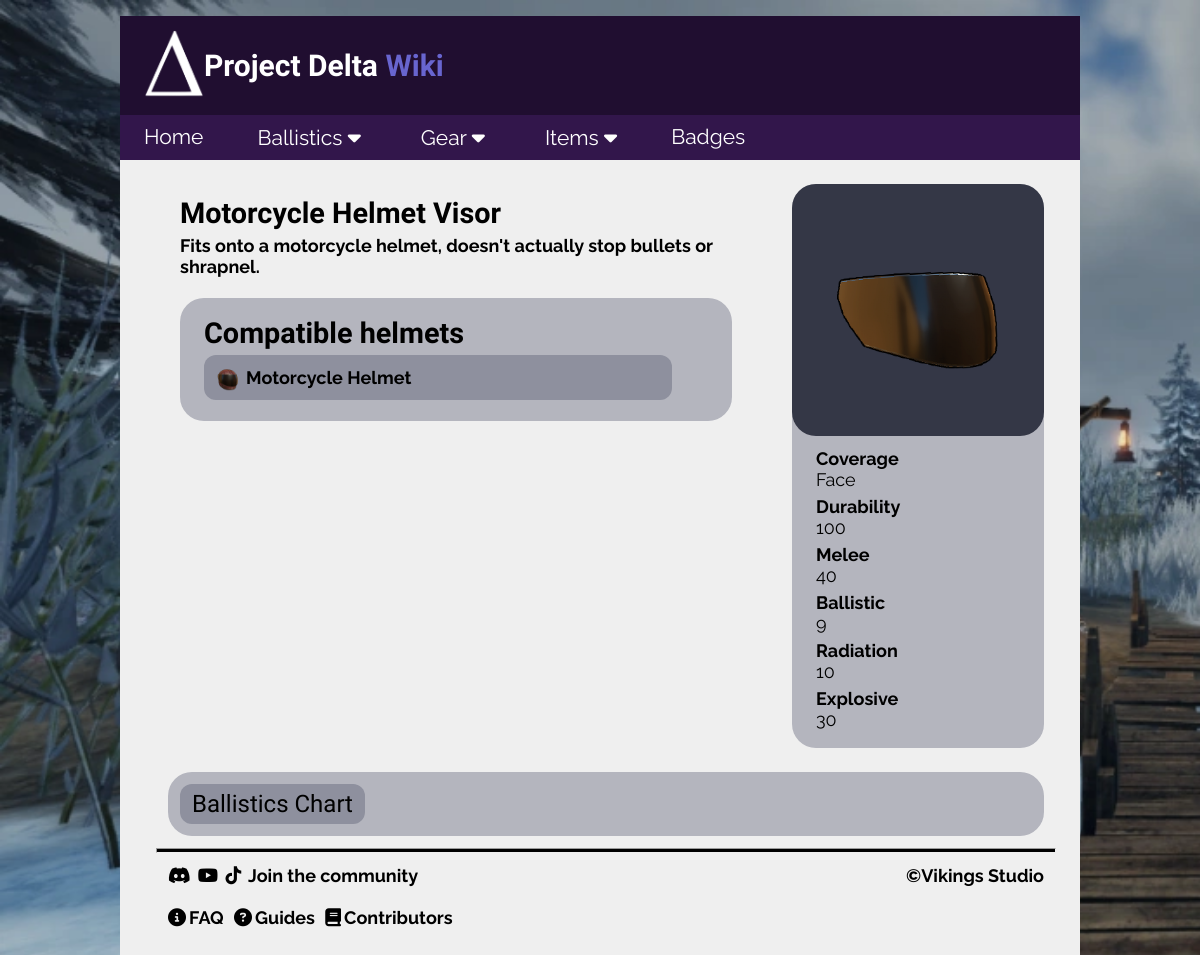
Page /visor/1 on the committed database.
### tables this page shows
CREATE TABLE visors (id INTEGER PRIMARY KEY, name TEXT, durability INTEGER, melee INTEGER, ballistic INTEGER, radiation INTEGER, explosive INTEGER, coverage TEXT, description TEXT, image TEXT, "sell value" INTEGER, "buy value" INTEGER);

CREATE TABLE helmets (id INTEGER PRIMARY KEY, name TEXT, durability INTEGER, melee INTEGER, ballistic INTEGER, radiation INTEGER, explosive INTEGER, mobility INTEGER, coverage TEXT, description TEXT, image TEXT, "sell value" INTEGER, "buy value" INTEGER);

### Flask/routes.py (the view)
@app.route("/visor/<int:id>")  # route for face shields/visors
def visor(id):
    ballistics = {}
    conn = sqlite3.connect('delta.db')
    cur = conn.cursor()
    cur.execute("SELECT * FROM visors WHERE visors.id = ?", (id,))
    results = cur.fetchone()
    index_range_handler(results)  # check for list index out of range error
    cur.execute("SELECT id, name, image FROM helmets "
                "WHERE id IN (SELECT helmet_id FROM helmet_attachments "
                "WHERE visor_id = ?)", (id,))
    attachments = cur.fetchall()
    cur = conn.cursor()
    cur.execute('SELECT damage, penetration, name, image, id FROM ammunition')
    ammunition = cur.fetchall()
    for ammo in range(len(ammunition)):
        if ammunition[ammo][1] < results[4]:
            ballistics[ammunition[ammo][2]] = (
                floor(2 * ammunition[ammo][0] * ammunition[ammo][1] / results[4]),
                ammunition[ammo][3],
                ceil(50 / floor(ammunition[ammo][0] * ammunition[ammo][1] / results[4])),
                ammunition[ammo][4])
        else:
            ballistics[ammunition[ammo][2]] = (
                int(2 * ammunition[ammo][0]),
                ammunition[ammo][3],
                ceil(50 / ammunition[ammo][0]),
                ammunition[ammo][4])
    conn.close()
    return render_template('detail/visor.html',
                           visor=results,
                           attachments=attachments,
                           ammunition=ammunition,
                           ballistics=ballistics,
                           title=results[1])

### Flask/routes.py (called while the page is built)
def index_range_handler(results):  # call for any dynamic route that uses ID
    if not results:
        abort(404)  # if index doesn't exist, abort(404) instead of crashing

### Flask/templates/detail/visor.html
{% extends "partials/layout.html" %}
{% block content %}
<div class="topic">
    <div>
        <h3>{{visor[1]}}</h3>
        <h5>{{visor[8]}}
            <br><br>
            <div class="link-list">
                <h3>Compatible helmets</h3>
                <h5>
                    {% for attachment in attachments %}
                    <div class="link-row">
                        <img src="/static/images/gear/helmets/{{attachment[2]}}" class="link-icon">
                        <a href="{{ url_for('helmet', id=attachment[0]) }}">
                            {{attachment[1]}}
                        </a>
                    </div>
                    {% endfor %}
                </h5>
            </div>
        </h5>
    </div>
        <div class="topic-box">
            <img src="/static/images/gear/visors/{{visor[9]}}" class="topic-icon">
            <h6 class="topic-row">Coverage <br> <span class="lighter">{{visor[7]}}</span></h6>
            <h6 class="topic-row">Durability <br> <span class="lighter">{{visor[2]}}</span></h6>
            <h6 class="topic-row">Melee <br> <span class="lighter">{{visor[3]}}</span></h6>
            <h6 class="topic-row">Ballistic <br> <span class="lighter">{{visor[4]}}</span></h6>
            <h6 class="topic-row">Radiation <br> <span class="lighter">{{visor[5]}}</span></h6>
            <h6 class="topic-row">Explosive <br> <span class="lighter">{{visor[6]}}</span></h6>
        </div>
</div>
{% include 'partials/armor_chart.html' %}
{% endblock %}

### Flask/static/css/style.css (style rules this page uses)
body { background-image: url("../images/background.png"); background-repeat: no-repeat; background-size: cover; background-attachment: fixed; margin: 0; font-family: "Raleway"; }
a { color: black; text-decoration: none; display: inline-block; transition-duration: 0.3s; }
.lighter { font-weight: lighter; }
h3 { color: black; font-size: 2.4vw; margin-top: 1vw; margin-left: 2vw; font-family: 'Bungee'; }
h5 { display: block; color: black; font-size: 1.5vw; margin: -2vw 5vw 0 2vw; }
h5 a { font-size: 1.5vw; margin-bottom: 1vw; }
h6 { color: black; font-size: 1.5vw; text-align: left; margin: 0 0 0.5vw 2vw; transition-duration: 0.3s; }
.topic { display: flex; margin: 2vw 4vw 2vw 3vw; flex: 1 1 auto; }
.topic-box { display: flex; flex-direction: column; background-color: #b4b5be; border-radius: 2vw; padding-bottom: 1vw; margin: 0 0 auto auto; }
.topic-icon { display: block; width: 15vw; height: 15vw; padding: 3vw; background-color: #343746; border-radius: 2vw; margin-bottom: 1vw; transition-duration: 0.3s; }
.topic-row { display: block }
.link-list { background-color: #b4b5be; padding-top: 0.5vw; padding-bottom: 0.5vw; border-radius: 2vw; }
.link-row { display: flex; flex: 1 1 auto; background-color: #8e909e; padding: 1vw 0 0 1vw; margin-bottom: 1.25vw; border-radius: 1vw; }
.link-row a { margin-left: 0.5vw; }
.link-icon { width: 2vw; height: 2vw; }

### rows in the picture
visors: name "Motorcycle Helmet Visor", description "Fits onto a motorcycle helmet, doesn't actually stop bullets or shrapnel.", image (picture), coverage "Face", durability "100", melee "40", ballistic "9", radiation "10", explosive "30"
helmets: image (picture), name "Motorcycle Helmet"
